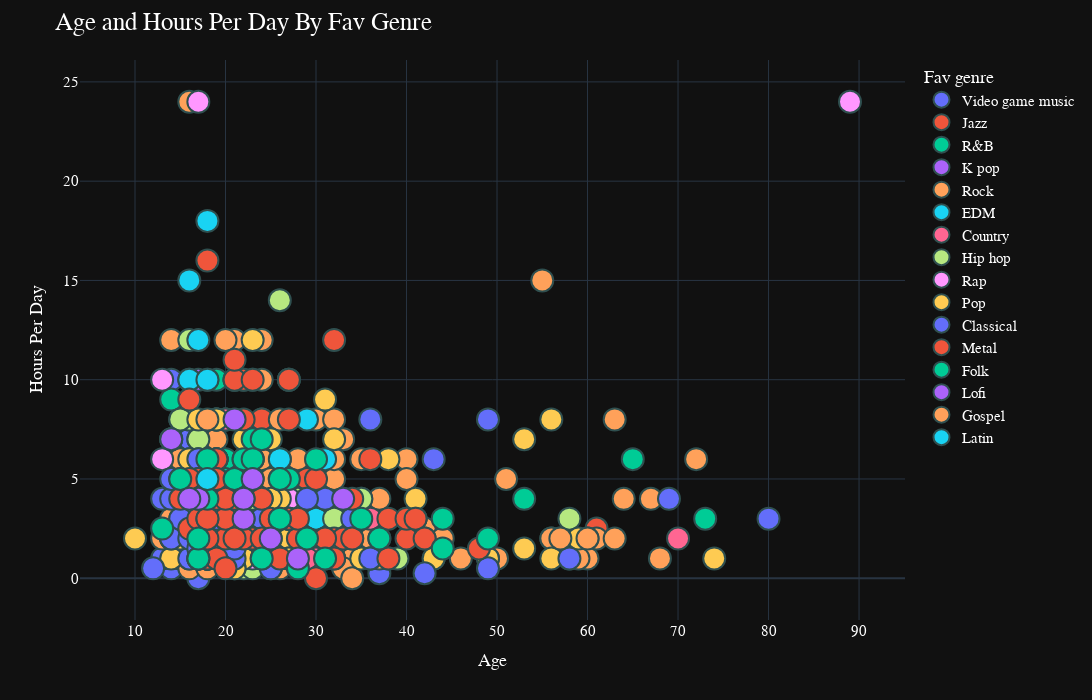

Notebook code cell kept with this figure:
### Code cell
import plotly.express as px

fig = px.scatter(data, x="Age", y="Hours per day", color="Fav genre")
fig.update_traces(marker=dict(size=22,
                              line=dict(width=2,
                                        color='DarkSlateGrey')),
                  selector=dict(mode='markers'))

fig.update_layout(template = 'plotly_dark', title = dict(text = 'Age and Hours Per Day By Fav Genre', font=dict(size=25)),
                xaxis_title = 'Age', yaxis_title = 'Hours Per Day', 
                height = 700,
                width = 1200,
                font=dict(
                family="Courier New, monospace",
                size=15,
                color="White"
    ))

fig.show()

### Figure 1 — Plotly figure (JSON) as saved in the notebook; plotly's stock layout.template omitted (floating-point values rounded to 4 significant figures; data arrays with more than 128 entries replaced by an {"elided": "..."} marker saying what was removed)
{"data": [{"hovertemplate": "Fav genre=Video game music<br>Age=%{x}<br>Hours per day=%{y}<extra></extra>", "legendgroup": "Video game music", "marker": {"color": "#636efa", "line": {"color": "DarkSlateGrey", "width": 2}, "size": 22, "symbol": "circle"}, "mode": "markers", "name": "Video game music", "orientation": "v", "showlegend": true, "type": "scatter", "x": [18, 18, 23, 37, 23, 43, 19, 29, 18, 36, 17, 22, 24, 15, 20, 14, 14, 23, 23, 24, 17, 14, 38, 24, 34, 23, 18, 25, 19, 15, 16, 16, 23, 18, 22, 13], "xaxis": "x", "y": [4, 3, 2, 0.25, 1, 6, 4, 1, 2, 8, 0.5, 1, 8, 3, 1.5, 4, 10, 5, 2, 1.5, 0, 0.5, 1, 6, 2, 10, 1, 4, 1, 1, 7, 2, 4, 3, 3, 1], "yaxis": "y"}, {"hovertemplate": "Fav genre=Jazz<br>Age=%{x}<br>Hours per day=%{y}<extra></extra>", "legendgroup": "Jazz", "marker": {"color": "#EF553B", "line": {"color": "DarkSlateGrey", "width": 2}, "size": 22, "symbol": "circle"}, "mode": "markers", "name": "Jazz", "orientation": "v", "showlegend": true, "type": "scatter", "x": [61, 18, 18, 16, 19, 14, 29, 22, 17, 22, 18, 23, 32, 20, 56, 24, 24, 26, 27], "xaxis": "x", "y": [2.5, 5, 4, 5, 3, 7, 5, 6, 2, 6, 16, 1, 12, 8, 2, 8, 1, 3, 10], "yaxis": "y"}, {"hovertemplate": "Fav genre=R&B<br>Age=%{x}<br>Hours per day=%{y}<extra></extra>", "legendgroup": "R&B", "marker": {"color": "#00cc96", "line": {"color": "DarkSlateGrey", "width": 2}, "size": 22, "symbol": "circle"}, "mode": "markers", "name": "R&B", "orientation": "v", "showlegend": true, "type": "scatter", "x": [18, 18, 19, 19, 19, 26, 22, 18, 17, 20, 17, 17, 73, 14, 65, 18, 18, 18, 21, 53, 18, 29, 18, 23, 19, 18, 18, 20, 20, 21], "xaxis": "x", "y": [4, 1, 5, 10, 3, 1, 2, 2, 2, 4, 2, 3, 3, 9, 6, 2, 2, 4, 1, 4, 4, 2, 4, 3, 3, 4, 2, 6, 5, 2], "yaxis": "y"}, {"hovertemplate": "Fav genre=K pop<br>Age=%{x}<br>Hours per day=%{y}<extra></extra>", "legendgroup": "K pop", "marker": {"color": "#ab63fa", "line": {"color": "DarkSlateGrey", "width": 2}, "size": 22, "symbol": "circle"}, "mode": "markers", "name": "K pop", "orientation": "v", "showlegend": true, "type": "scatter", "x": [21, 16, 19, 22, 19, 18, 18, 16, 19, 19, 18, 15, 14, 15, 19, 18, 16, 16, 17, 20, 18], "xaxis": "x", "y": [1, 6, 1, 2, 8, 2, 2, 4, 3, 5, 5, 6, 2, 3, 2, 3, 3, 3, 10, 1, 1], "yaxis": "y"}, {"hovertemplate": "Fav genre=Rock<br>Age=%{x}<br>Hours per day=%{y}<extra></extra>", "legendgroup": "Rock", "marker": {"color": "#FFA15A", "line": {"color": "DarkSlateGrey", "width": 2}, "size": 22, "symbol": "circle"}, "mode": "markers", "name": "Rock", "orientation": "v", "showlegend": true, "type": "scatter", "x": {"elided": "149 int values"}, "xaxis": "x", "y": {"elided": "149 float values"}, "yaxis": "y"}, {"hovertemplate": "Fav genre=EDM<br>Age=%{x}<br>Hours per day=%{y}<extra></extra>", "legendgroup": "EDM", "marker": {"color": "#19d3f3", "line": {"color": "DarkSlateGrey", "width": 2}, "size": 22, "symbol": "circle"}, "mode": "markers", "name": "EDM", "orientation": "v", "showlegend": true, "type": "scatter", "x": [19, 20, 17, 18, 20, 22, 22, 32, 25, 19, 49, 25, 31, 25, 15, 20, 19, 30, 22, 22, 16, 16, 16, 26, 18, 16, 18, 29, 20, 18, 22, 18, 26, 30, 16, 18], "xaxis": "x", "y": [8, 4, 2, 2, 3, 1, 10, 1, 1, 8, 1, 2, 6, 2, 2, 2, 5, 1, 2, 3, 3, 10, 15, 6, 10, 1, 6, 8, 1, 4, 5, 6, 2, 3, 4, 18], "yaxis": "y"}, {"hovertemplate": "Fav genre=Country<br>Age=%{x}<br>Hours per day=%{y}<extra></extra>", "legendgroup": "Country", "marker": {"color": "#FF6692", "line": {"color": "DarkSlateGrey", "width": 2}, "size": 22, "symbol": "circle"}, "mode": "markers", "name": "Country", "orientation": "v", "showlegend": true, "type": "scatter", "x": [19, 30, 35, 21, 20, 19, 20, 22, 19, 21, 19, 17, 21, 70, 43, 36, 17, 26, 29, 14], "xaxis": "x", "y": [2, 1, 4, 3, 3, 2, 8, 6, 5, 3, 8, 1, 1, 2, 1, 3, 4, 1, 1, 7], "yaxis": "y"}, {"hovertemplate": "Fav genre=Hip hop<br>Age=%{x}<br>Hours per day=%{y}<extra></extra>", "legendgroup": "Hip hop", "marker": {"color": "#B6E880", "line": {"color": "DarkSlateGrey", "width": 2}, "size": 22, "symbol": "circle"}, "mode": "markers", "name": "Hip hop", "orientation": "v", "showlegend": true, "type": "scatter", "x": [16, 16, 15, 15, 29, 26, 22, 18, 32, 23, 17, 22, 17, 21, 18, 20, 18, 26, 39, 23, 23, 58, 19, 36, 20, 18, 28, 19, 17, 35, 17, 29], "xaxis": "x", "y": [8, 12, 3, 8, 4, 2, 0.5, 4, 3, 4, 2, 3, 7, 3, 1.5, 4, 2, 14, 1, 0.5, 4, 3, 5, 1, 3, 2, 4, 3, 4, 4, 5, 2], "yaxis": "y"}, {"hovertemplate": "Fav genre=Rap<br>Age=%{x}<br>Hours per day=%{y}<extra></extra>", "legendgroup": "Rap", "marker": {"color": "#FF97FF", "line": {"color": "DarkSlateGrey", "width": 2}, "size": 22, "symbol": "circle"}, "mode": "markers", "name": "Rap", "orientation": "v", "showlegend": true, "type": "scatter", "x": [17, 17, 23, 16, 18, 23, 13, 15, 18, 21, 19, 13, 27, 18, 17, 18, 19, 21, 89, 19], "xaxis": "x", "y": [24, 4, 1, 2, 3, 6, 10, 2, 2, 1, 3, 6, 4, 2, 6, 1, 3, 3, 24, 6], "yaxis": "y"}, {"hovertemplate": "Fav genre=Pop<br>Age=%{x}<br>Hours per day=%{y}<extra></extra>", "legendgroup": "Pop", "marker": {"color": "#FECB52", "line": {"color": "DarkSlateGrey", "width": 2}, "size": 22, "symbol": "circle"}, "mode": "markers", "name": "Pop", "orientation": "v", "showlegend": true, "type": "scatter", "x": [18, 18, 18, 17, 17, 18, 21, 19, 23, 41, 20, 16, 19, 18, 32, 25, 53, 21, 25, 41, 20, 16, 19, 22, 35, 25, 31, 17, 53, 38, 19, 21, 20, 27, 17, 18, 56, 17, 22, 26, 17, 59, 22, 17, 27, 21, 17, 43, 10, 15, 23, 14, 20, 17, 18, 16, 14, 23, 49, 15, 18, 25, 74, 18, 19, 56, 20, 22, 17, 15, 17, 18, 25, 16, 19, 26, 27, 27, 16, 21, 20, 21, 27, 19, 21, 24, 18, 19, 19, 17, 21, 19, 19, 16, 19, 21, 18], "xaxis": "x", "y": [2, 2, 6, 2, 1, 5, 4, 3, 12, 3, 2, 3, 4, 4, 7, 1.5, 7, 3, 2, 4, 2, 2, 1, 2, 1, 7, 9, 2, 1.5, 6, 2, 1, 1, 2, 3, 1, 1, 2, 1, 4, 3, 2, 2, 3, 2, 10, 2, 1, 2, 2, 2, 1, 2, 2, 1, 4, 2, 2, 1, 2, 3, 1, 1, 2, 8, 8, 1, 7, 5, 4, 2, 3, 4, 3, 6, 1, 1, 1, 3, 2, 1, 2, 3, 4, 0.5, 2, 1, 2, 4, 8, 4, 5, 4, 6, 6, 0.5, 1], "yaxis": "y"}, {"hovertemplate": "Fav genre=Classical<br>Age=%{x}<br>Hours per day=%{y}<extra></extra>", "legendgroup": "Classical", "marker": {"color": "#636efa", "line": {"color": "DarkSlateGrey", "width": 2}, "size": 22, "symbol": "circle"}, "mode": "markers", "name": "Classical", "orientation": "v", "showlegend": true, "type": "scatter", "x": [19, 16, 17, 36, 24, 25, 19, 31, 23, 17, 17, 24, 16, 14, 13, 14, 15, 12, 69, 22, 14, 20, 31, 16, 17, 58, 49, 80, 34, 29, 23, 21, 49, 42, 21, 18, 18, 19], "xaxis": "x", "y": [2, 1, 3, 1, 4, 0.5, 3, 4, 6, 4, 6, 3, 3, 2, 4, 4, 3, 0.5, 4, 3, 5, 3, 4, 2, 1.5, 1, 0.5, 3, 3, 4, 2, 1, 8, 0.25, 1.5, 1, 1, 5], "yaxis": "y"}, {"hovertemplate": "Fav genre=Metal<br>Age=%{x}<br>Hours per day=%{y}<extra></extra>", "legendgroup": "Metal", "marker": {"color": "#EF553B", "line": {"color": "DarkSlateGrey", "width": 2}, "size": 22, "symbol": "circle"}, "mode": "markers", "name": "Metal", "orientation": "v", "showlegend": true, "type": "scatter", "x": [18, 18, 25, 36, 41, 17, 30, 22, 19, 18, 17, 21, 34, 23, 23, 24, 27, 34, 18, 21, 27, 19, 27, 19, 28, 26, 31, 40, 23, 20, 21, 18, 24, 16, 15, 20, 21, 25, 20, 17, 27, 19, 27, 32, 38, 19, 21, 22, 38, 40, 41, 48, 24, 28, 18, 18, 23, 22, 33, 16, 27, 15, 20, 42, 30, 31, 34, 26, 17, 32, 21, 16, 21, 19, 17, 17, 26], "xaxis": "x", "y": [4, 5, 2, 6, 3, 5, 5, 10, 4, 2, 5, 2, 4, 2, 2, 1, 10, 2, 1, 3, 10, 1, 3, 5, 2, 5, 2, 2, 5, 2, 10, 2, 4, 2.5, 5, 3, 5, 3, 0.5, 3, 3, 6, 3, 2, 1, 5, 4, 2, 3, 3, 3, 1.5, 2, 3, 3, 3, 10, 8, 2, 5, 8, 4, 4, 2, 0, 2, 2, 3, 4, 1, 11, 9, 2, 5, 1, 1, 1], "yaxis": "y"}, {"hovertemplate": "Fav genre=Folk<br>Age=%{x}<br>Hours per day=%{y}<extra></extra>", "legendgroup": "Folk", "marker": {"color": "#00cc96", "line": {"color": "DarkSlateGrey", "width": 2}, "size": 22, "symbol": "circle"}, "mode": "markers", "name": "Folk", "orientation": "v", "showlegend": true, "type": "scatter", "x": [17, 23, 28, 26, 21, 44, 29, 30, 27, 31, 49, 35, 13, 15, 22, 24, 24, 22, 23, 18, 26, 18, 17, 37, 44], "xaxis": "x", "y": [1, 7, 0.5, 3, 5, 3, 2, 6, 5, 1, 2, 3, 2.5, 5, 4, 1, 7, 6, 6, 6, 5, 4, 2, 2, 1.5], "yaxis": "y"}, {"hovertemplate": "Fav genre=Lofi<br>Age=%{x}<br>Hours per day=%{y}<extra></extra>", "legendgroup": "Lofi", "marker": {"color": "#ab63fa", "line": {"color": "DarkSlateGrey", "width": 2}, "size": 22, "symbol": "circle"}, "mode": "markers", "name": "Lofi", "orientation": "v", "showlegend": true, "type": "scatter", "x": [17, 16, 23, 25, 33, 22, 28, 22, 14, 21], "xaxis": "x", "y": [4, 4, 5, 2, 4, 3, 1, 4, 7, 8], "yaxis": "y"}, {"hovertemplate": "Fav genre=Gospel<br>Age=%{x}<br>Hours per day=%{y}<extra></extra>", "legendgroup": "Gospel", "marker": {"color": "#FFA15A", "line": {"color": "DarkSlateGrey", "width": 2}, "size": 22, "symbol": "circle"}, "mode": "markers", "name": "Gospel", "orientation": "v", "showlegend": true, "type": "scatter", "x": [60, 57, 68, 18], "xaxis": "x", "y": [2, 2, 1, 8], "yaxis": "y"}, {"hovertemplate": "Fav genre=Latin<br>Age=%{x}<br>Hours per day=%{y}<extra></extra>", "legendgroup": "Latin", "marker": {"color": "#19d3f3", "line": {"color": "DarkSlateGrey", "width": 2}, "size": 22, "symbol": "circle"}, "mode": "markers", "name": "Latin", "orientation": "v", "showlegend": true, "type": "scatter", "x": [17, 18], "xaxis": "x", "y": [12, 5], "yaxis": "y"}], "layout": {"font": {"color": "White", "family": "Courier New, monospace", "size": 15}, "height": 700, "legend": {"title": {"text": "Fav genre"}, "tracegroupgap": 0}, "margin": {"t": 60}, "title": {"font": {"size": 25}, "text": "Age and Hours Per Day By Fav Genre"}, "width": 1200, "xaxis": {"anchor": "y", "domain": [0, 1], "title": {"text": "Age"}}, "yaxis": {"anchor": "x", "domain": [0, 1], "title": {"text": "Hours Per Day"}}}}
